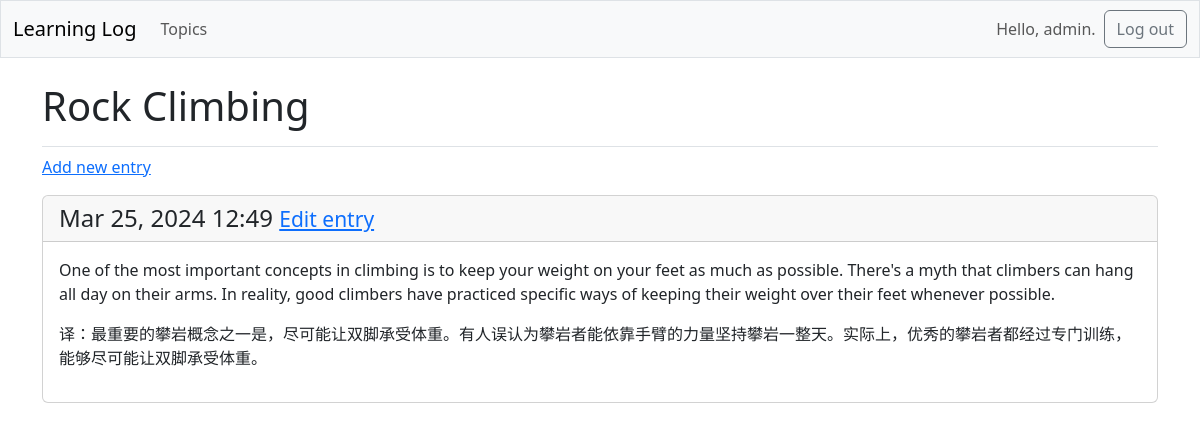
The page /topics/2/ (signed in) on the database its author committed.
### learning_logs/models.py (models this page shows, shortened)
class Topic(models.Model):
    text = models.TextField(max_length=200)
    date_added = models.DateTimeField(auto_now_add=True)
    owner = models.ForeignKey(User, on_delete=models.CASCADE)

class Entry(models.Model):
    topic = models.ForeignKey(Topic, on_delete=models.CASCADE)
    text = models.TextField()
    date_added = models.DateTimeField(auto_now_add=True)
    class Meta:
        verbose_name_plural = 'entries'

### learning_logs/views.py (the view)
# urls.py: path('topics/<int:topic_id>/', views.topic, name='topic'),
@login_required
def topic(request, topic_id):
    topic = Topic.objects.get(id=topic_id)
    check_topic_owner(topic, request.user)
    entries = topic.entry_set.order_by('-date_added')
    context = {'topic': topic, 'entries': entries}
    return render(request, 'learning_logs/topic.html', context)

### learning_logs/views.py (called while the page is built)
def check_topic_owner(topic, user):
    if topic.owner != user:
        raise Http404

### learning_logs/templates/learning_logs/topic.html
{% extends 'learning_logs/base.html' %}
{% block page_header %}
  <h1>{{ topic.text }}</h1>
{% endblock page_header %}
{% block content %}
  <p>
    <a href="{% url 'learning_logs:new_entry' topic.id %}">Add new entry</a>
  </p>
  {% for entry in entries %}
    <div class="card mb-3">
      <h4 class="card-header">
        {{ entry.date_added|date:'M d, Y H:i' }}
        <small><a href="{% url 'learning_logs:edit_entry' entry.id %}">Edit entry</a></small>
      </h4>
      <div class="card-body">{{ entry.text|linebreaks }}</div>
    </div>
  {% empty %}
    <p>There are no entries for this topic yet.</p>
  {% endfor %}
{% endblock content %}

### learning_logs/templates/learning_logs/base.html (shortened to what this page needs)
<!doctype html>
<html lang="en">
<head>
  {% load django_bootstrap5 %}
  {% bootstrap_css %}
</head>
<body>
  <nav class="navbar navbar-expand-md navbar-light bg-light mb-4 border">
    <div class="container-fluid">
      <a class="navbar-brand" href="{% url 'learning_logs:index' %}">Learning Log</a>
      <div class="collapse navbar-collapse" id="navbarCollapse">
        <ul class="navbar-nav me-auto mb-2 mb-md-0">
          <li class="nav-item">
            <a class="nav-link" href="{% url 'learning_logs:topics' %}">Topics</a>
          </li>
        </ul>
        <ul class="navbar-nav ms-auto mb-2 mb-md-0">
          {% if user.is_authenticated %}
            <li class="nav-item">
              <span class="navbar-text me-2">Hello, {{ user.username }}.</span>
            </li>
          {% endif %}
        </ul>
        {% if user.is_authenticated %}
          <form action="{% url 'accounts:logout' %}" method="post">
            <button name="submit" class="btn btn-outline-secondary btn sm">Log out</button>
          </form>
        {% endif %}
      </div>
    </div>
  </nav>
  <main class="container">
    <div class="pb-2 mb-2 border-bottom">
      {% block page_header %}{% endblock page_header %}
    </div>
    <div>
      {% block content %}{% endblock content %}
    </div>
  </main>
</body>
</html>

### rows shown on the page
Topic: text "Rock Climbing"
Entry: date_added "Mar 25, 2024 12:49", text "One of the most important concepts in climbing is to keep your weight on your feet as much as possible. There's a myth that climbers can hang all day on their arms. In reality, good climbers have practiced specific ways of keeping their weight over their feet whenever possible. 译：最重要的攀岩概念之一是，尽可能让双脚承受体重。有人误认为攀岩者能依靠手臂的力量坚持攀岩一整天。实际上，优秀的攀岩者都经过专门训练，能够尽可能让双脚承受体重。"

### other values the page prints
{{ user.username }} "admin"
